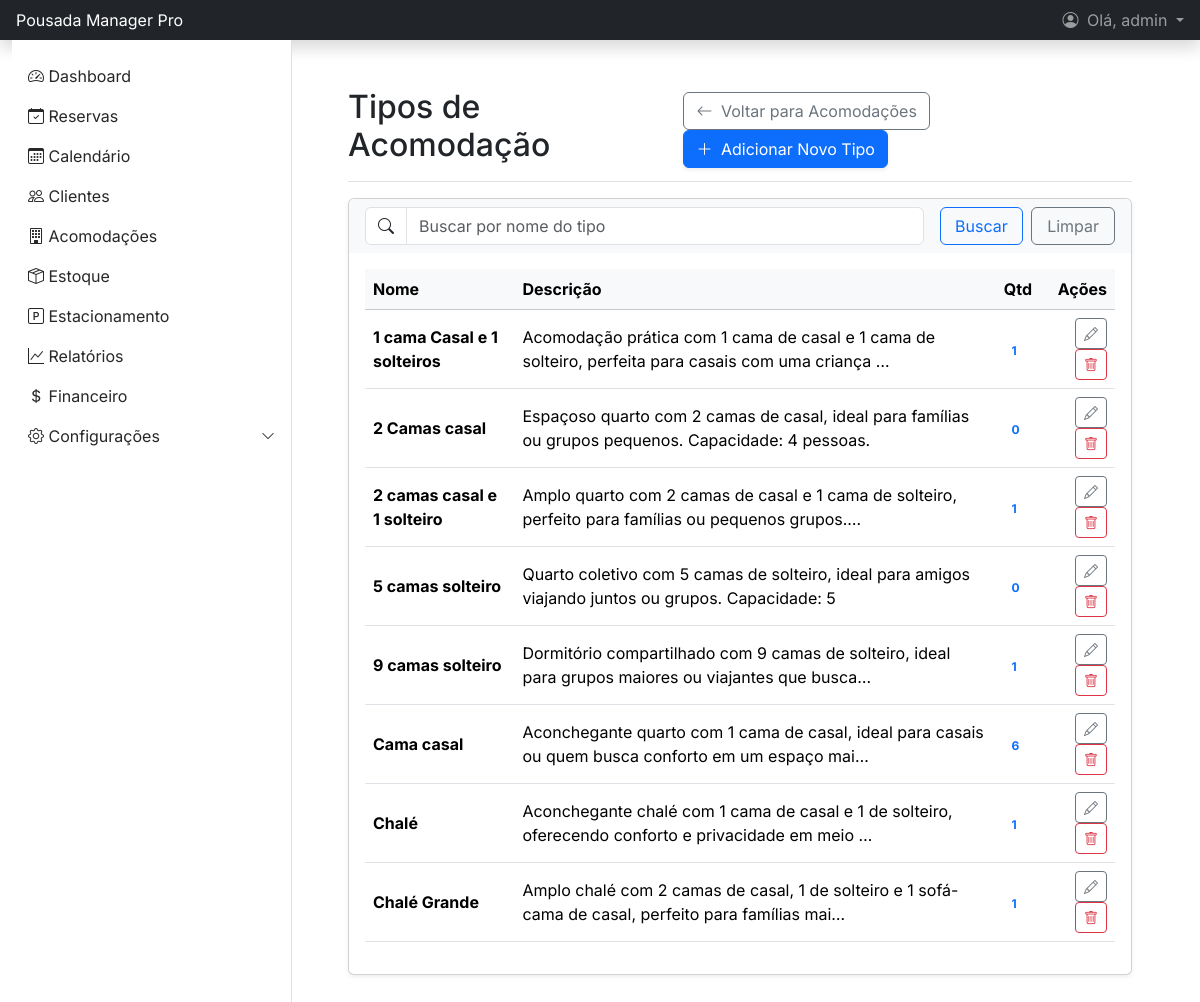
The app's page /tipos-acomodacao/ (signed in) with its own data.
### gestao/models.py (models this page shows, shortened)
class TipoAcomodacao(models.Model):
    nome = models.CharField(max_length=50, unique=True, help_text="Ex: Suíte Master, Quarto Simples")
    descricao = models.TextField(blank=True)
    history = HistoricalRecords()
    chave_de_preco = models.CharField(
        max_length=50,
        help_text="Chave usada pela calculadora de tarifas (ex: 'quarto', 'chale', 'coletivo', 'quarto_familia'). Use apenas letras minúsculas e sem espaços."
    )

### gestao/views.py (the view)
# urls.py: path('tipos-acomodacao/', views.TipoAcomodacaoListView.as_view(), name='tipo_acomodacao_list'),
class TipoAcomodacaoListView(LoginRequiredMixin, PermissionRequiredMixin, ListView):
    permission_required = 'gestao.view_tipoacomodacao'
    raise_exception = True  # Mostra erro 403 se não tiver permissão
    model = TipoAcomodacao
    template_name = 'gestao/tipo_acomodacao_list.html'
    context_object_name = 'tipo_acomodacao'
    paginate_by = 10
    def get_queryset(self):
        queryset = super().get_queryset().annotate(
            num_acomodacoes=Count('acomodacoes')
        ).order_by('nome')
        query = self.request.GET.get('q')
        if query:
            queryset = queryset.filter(nome__icontains=query)
        return queryset

### templates/gestao/tipo_acomodacao_list.html (shortened to what this page needs)
{% extends 'base.html' %}
{% block content %}
<main class="px-md-4">
    <div class="d-flex justify-content-between flex-wrap flex-md-nowrap align-items-center pt-3 pb-2 mb-3 border-bottom">
        <h1 class="h2">Tipos de Acomodação</h1>
        <div class="btn-toolbar mb-2 mb-md-0">
            <a href="{% url 'acomodacao_list' %}" class="btn btn-outline-secondary me-2">
                <i class="bi bi-arrow-left me-1"></i> Voltar para Acomodações
            </a>
            <a href="{% url 'tipo_acomodacao_add' %}" class="btn btn-primary shadow-sm">
                <i class="bi bi-plus-lg me-1"></i> Adicionar Novo Tipo
            </a>
        </div>
    </div>
    <div class="card shadow-sm">
        <div class="card-header bg-light border-bottom-0">
            <form method="get" action="{% url 'tipo_acomodacao_list' %}" class="row g-3 align-items-center">
                <div class="col-md-9">
                    <div class="input-group">
                        <span class="input-group-text bg-white"><i class="bi bi-search"></i></span>
                        <input type="search" class="form-control" name="q" placeholder="Buscar por nome do tipo" value="{{ request.GET.q|default:'' }}">
                    </div>
                </div>
                <div class="col-md-3">
                    <div class="d-grid gap-2 d-md-flex">
                        <button class="btn btn-outline-primary w-100" type="submit">Buscar</button>
                        <a href="{% url 'tipo_acomodacao_list' %}" class="btn btn-outline-secondary w-100">Limpar</a>
                    </div>
                </div>
            </form>
        </div>
        <div class="card-body">
            <div class="table-responsive">
                <table class="table table-hover align-middle">
                    <thead class="table-light">
                        <tr>
                            <th scope="col">Nome</th>
                            <th scope="col">Descrição</th>
                            <th scope="col">Qtd</th>
                            <th scope="col" class="text-end">Ações</th>
                        </tr>
                    </thead>
                    <tbody>
                        {% for tipo in tipo_acomodacao %}
                        <tr>
                            <td><span class="fw-bold">{{ tipo.nome }}</span></td>
                            <td>{{ tipo.descricao|default:"-"|truncatechars:100 }}</td>
                            <td>
                                <span class="badge bg-primary-soft text-primary">{{ tipo.acomodacoes.count }}</span>
                            </td>
                            <td class="text-end">
                                <a href="{% url 'tipo_acomodacao_edit' tipo.pk %}" class="btn btn-sm btn-outline-secondary" data-bs-toggle="tooltip" title="Editar Tipo">
                                    <i class="bi bi-pencil"></i>
                                </a>
                                <a href="{% url 'tipo_acomodacao_delete' tipo.pk %}" class="btn btn-sm btn-outline-danger" data-bs-toggle="tooltip" title="Excluir Tipo">
                                    <i class="bi bi-trash"></i>
                                </a>
                            </td>
                        </tr>
                        {% empty %}
                        <tr>
                            <td colspan="4" class="text-center py-4">Nenhum tipo de acomodação cadastrado.</td>
                        </tr>
                        {% endfor %}
                    </tbody>
                </table>
            </div>
        </div>
    </div>
</main>
{% endblock %}

### templates/base.html (shortened to what this page needs)
{% load static %} <!doctype html>
<html lang="pt-br">
<head>
    <link href="https://cdn.jsdelivr.net/npm/bootstrap@5.3.3/dist/css/bootstrap.min.css" rel="stylesheet">
    <link rel="stylesheet" href="https://cdn.jsdelivr.net/npm/bootstrap-icons@1.11.3/font/bootstrap-icons.min.css">
</head>
<body>
<header class="navbar navbar-dark bg-dark sticky-top flex-md-nowrap p-0 shadow">
    <a class="navbar-brand col-md-3 col-lg-2 me-0 px-3 fs-6" href="{% url 'dashboard' %}">
        Pousada Manager Pro
    </a>
    <div class="navbar-nav ms-auto">
        {% if user.is_authenticated %}
            <div class="nav-item dropdown">
                <a class="nav-link dropdown-toggle px-3" href="#" role="button" data-bs-toggle="dropdown" aria-expanded="false">
                    <i class="bi bi-person-circle me-1"></i>
                    Olá, {{ request.user.first_name|default:request.user.username }}
                </a>
            </div>
        {% else %}
            <div class="nav-item text-nowrap">
                <a class="nav-link px-3" href="{% url 'login' %}">Entrar (Login)</a>
            </div>
        {% endif %}
    </div>
</header>
<div class="container-fluid main-container">
    <div class="offcanvas offcanvas-start sidebar" tabindex="-1" id="sidebarMenu">
        <div class="offcanvas-body p-0">
            <ul class="nav flex-column pt-3">
                <li class="nav-item"><a class="nav-link" href="{% url 'dashboard' %}"><i class="bi bi-speedometer2"></i> Dashboard</a></li>
                <li class="nav-item"><a class="nav-link" href="{% url 'reserva_list' %}"><i class="bi bi-calendar-check"></i> Reservas</a></li>
                <li class="nav-item"><a class="nav-link" href="{% url 'calendario_reservas' %}"><i class="bi bi-calendar3"></i> Calendário</a></li>
                <li class="nav-item"><a class="nav-link" href="{% url 'cliente_list' %}"><i class="bi bi-people"></i> Clientes</a></li>
                <li class="nav-item"><a class="nav-link" href="{% url 'acomodacao_list' %}"><i class="bi bi-building"></i> Acomodações</a></li>
                <li class="nav-item"><a class="nav-link" href="{% url 'item_estoque_list' %}"><i class="bi bi-box-seam"></i> Estoque</a></li>
                <li class="nav-item"><a class="nav-link" href="{% url 'vaga_estacionamento_list' %}"><i class="bi bi-p-square"></i> Estacionamento</a></li>
                <li class="nav-item"><a class="nav-link" href="{% url 'relatorio_acomodacoes' %}"><i class="bi bi-graph-up"></i> Relatórios</a></li>
                {% if perms.auth.change_user %}
                <li class="nav-item"><a class="nav-link" href="{% url 'financeiro' %}"><i class="bi bi-currency-dollar"></i> Financeiro</a></li>
                {% endif %}
                <li class="nav-item">
                    <a class="nav-link d-flex justify-content-between align-items-center" data-bs-toggle="collapse" href="#configuracoesSubmenu" role="button" aria-expanded="false" aria-controls="configuracoesSubmenu">
                        <span><i class="bi bi-gear"></i> Configurações</span>
                        <i class="bi bi-chevron-down small"></i>
                    </a>
                </li>
            </ul>
        </div>
    </div>
    <main class="content">
        {% block content %}
        {% endblock %}
    </main>
</div>
</body>
</html>

### templates/base.html (style rules this page uses)
body { display: flex; min-height: 100vh; flex-direction: column; font-family: 'Inter', sans-serif; }
.main-container { display: flex; flex: 1; }
.content { flex: 1; padding: 2rem; }
.sidebar .nav-link { color: #272727; }
@media (min-width: 768px) { #sidebarMenu { position: relative !important; transform: none !important; visibility: visible !important; border-right: 1px solid #dee2e6; width: 280px !important; top: 0; height: auto; } }

### records on screen
TipoAcomodacao: nome "1 cama Casal e 1 solteiros", descricao "Acomodação prática com 1 cama de casal e 1 cama de solteiro, perfeita para casais com uma criança …", acomodacoes.count "1"
TipoAcomodacao: nome "2 Camas casal", descricao "Espaçoso quarto com 2 camas de casal, ideal para famílias ou grupos pequenos. Capacidade: 4 pessoas.", acomodacoes.count "0"
TipoAcomodacao: nome "2 camas casal e 1 solteiro", descricao "Amplo quarto com 2 camas de casal e 1 cama de solteiro, perfeito para famílias ou pequenos grupos.…", acomodacoes.count "1"
TipoAcomodacao: nome "5 camas solteiro", descricao "Quarto coletivo com 5 camas de solteiro, ideal para amigos viajando juntos ou grupos. Capacidade: 5", acomodacoes.count "0"
TipoAcomodacao: nome "9 camas solteiro", descricao "Dormitório compartilhado com 9 camas de solteiro, ideal para grupos maiores ou viajantes que busca…", acomodacoes.count "1"
TipoAcomodacao: nome "Cama casal", descricao "Aconchegante quarto com 1 cama de casal, ideal para casais ou quem busca conforto em um espaço mai…", acomodacoes.count "6"
TipoAcomodacao: nome "Chalé", descricao "Aconchegante chalé com 1 cama de casal e 1 de solteiro, oferecendo conforto e privacidade em meio …", acomodacoes.count "1"
TipoAcomodacao: nome "Chalé Grande", descricao "Amplo chalé com 2 camas de casal, 1 de solteiro e 1 sofá-cama de casal, perfeito para famílias mai…", acomodacoes.count "1"

### other values on screen
{{ request.user.first_name|default:request.user.username }} "admin"
